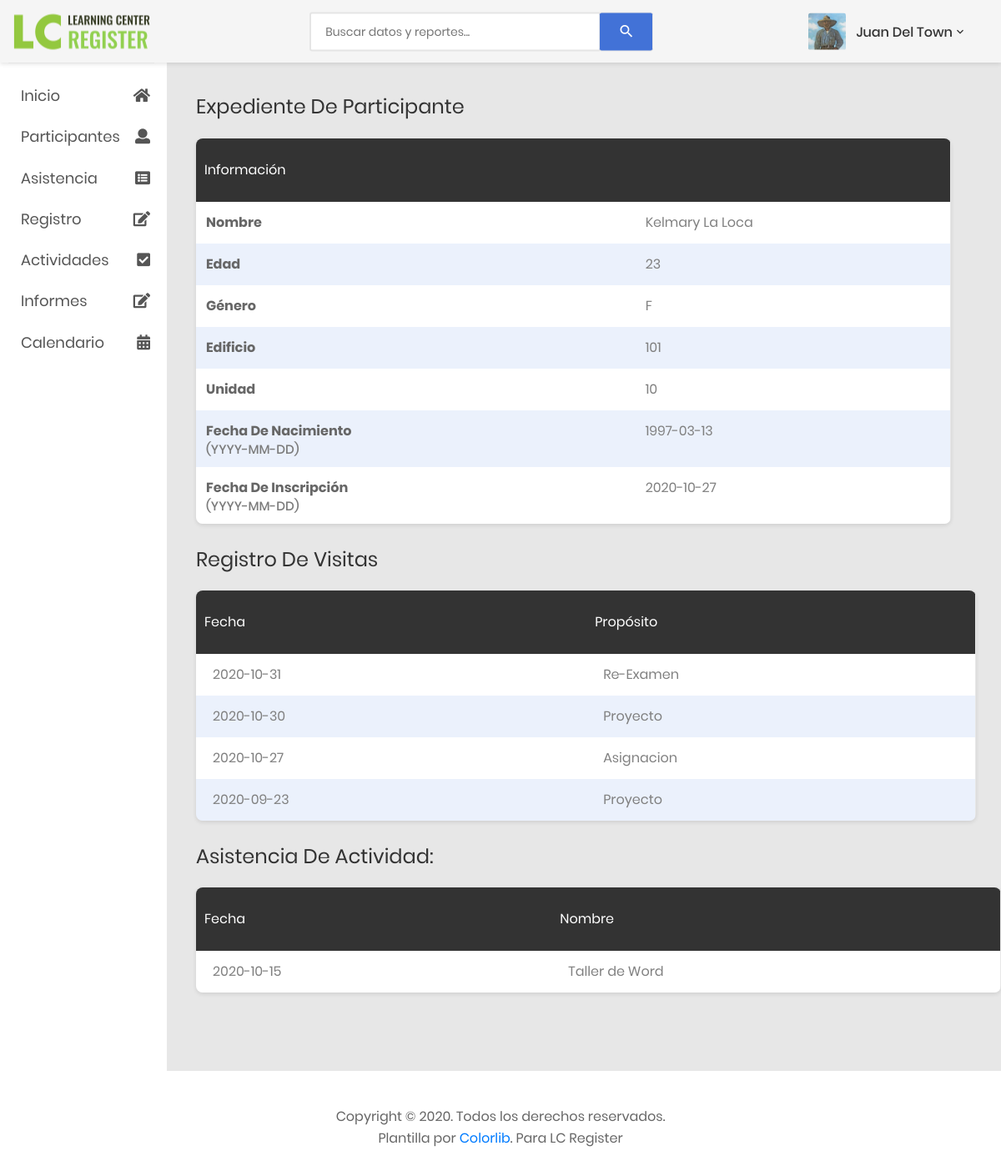
Page /expedienteParticipante.php?id=4 on the committed database.
### tables this page shows
CREATE TABLE `participantes` (
  `participanteID` int(11) NOT NULL,
  `nombre` varchar(20) NOT NULL,
  `apellidos` varchar(30) NOT NULL,
  `genero` varchar(1) NOT NULL,
  `edificio` int(11) NOT NULL,
  `unidad` int(11) NOT NULL,
  `birthday` date NOT NULL,
  `inscripcion` date NOT NULL,
  `activo` int(11) NOT NULL DEFAULT 1
);

CREATE TABLE `hojaasistencia` (
  `id` int(11) NOT NULL,
  `fecha` date NOT NULL,
  `fiscalYear` varchar(9) NOT NULL
);

CREATE TABLE `propositos` (
  `id` int(11) NOT NULL,
  `proposito` varchar(20) NOT NULL
);

CREATE TABLE `actividades` (
  `actividadID` int(11) NOT NULL,
  `nombre` varchar(25) NOT NULL,
  `recurso` varchar(35) NOT NULL,
  `lugar` varchar(35) NOT NULL,
  `fecha` date NOT NULL,
  `hora` varchar(20) NOT NULL,
  `proposito` text NOT NULL,
  `participantes` int(11) NOT NULL,
  `tipo` int(11) NOT NULL,
  `promocion` text NOT NULL,
  `fotos` int(11) NOT NULL,
  `fiscalYear` int(11) NOT NULL
);

### expedienteParticipante.php (the view, shortened to what this page needs)
<?php
    include './includes/connection.php';
    if(empty($_REQUEST['id']))
        {
            header("location: listaParticipante.php");
        }else{
            $participanteID = $_REQUEST['id'];
            $query = mysqli_query($connection, "SELECT * FROM `participantes` WHERE participanteID = '$participanteID'");
            $query2 = mysqli_query($connection, "SELECT h.fecha, p.proposito FROM `asistencia` a INNER JOIN propositos p
                    ON a.proposito = p.id INNER JOIN hojaasistencia h ON a.hojaAsistencia = h.id WHERE a.participanteID = $participanteID ORDER BY h.id DESC");
            $participante = mysqli_fetch_array($query);
            $naci = $participante['birthday'];
            $fecha_nacimiento = new DateTime($naci);
            $hoy = new DateTime();
            $edad = $hoy->diff($fecha_nacimiento);
        }
?>
<!DOCTYPE html>
<html lang="en">
<head>
    <link href="css/font-face.css" rel="stylesheet" media="all">
    <link href="vendor/font-awesome-4.7/css/font-awesome.min.css" rel="stylesheet" media="all">
    <link href="vendor/font-awesome-5/css/fontawesome-all.min.css" rel="stylesheet" media="all">
    <link href="vendor/mdi-font/css/material-design-iconic-font.min.css" rel="stylesheet" media="all">
    <link href="vendor/bootstrap-4.1/bootstrap.min.css" rel="stylesheet" media="all">
    <link href="vendor/animsition/animsition.min.css" rel="stylesheet" media="all">
    <link href="vendor/bootstrap-progressbar/bootstrap-progressbar-3.3.4.min.css" rel="stylesheet" media="all">
    <link href="vendor/wow/animate.css" rel="stylesheet" media="all">
    <link href="vendor/css-hamburgers/hamburgers.min.css" rel="stylesheet" media="all">
    <link href="vendor/slick/slick.css" rel="stylesheet" media="all">
    <link href="vendor/select2/select2.min.css" rel="stylesheet" media="all">
    <link href="vendor/perfect-scrollbar/perfect-scrollbar.css" rel="stylesheet" media="all">
    <link href="css/theme.css" rel="stylesheet" media="all">
</head>
<body class="animsition">
    <div class="page-wrapper">
        <?php
	        include './includes/menuSideBar.php';
        ?>
        <div class="page-container">
            <?php
	            include './includes/header.php';
            ?>
            <div class="main-content">
                <div class="section__content section__content--p30">
                    <h2 class="title-2">Expediente De Participante</h2>
                            <div class="col-lg-10"></div>
                                <div class="table-responsive table--no-card m-b-30">
                                    <table class="table table-borderless table-striped table-earning">
                                        <thead>
                                            <tr>
                                                <th class="text-left">Información</th>
                                                <th class="text-left"></th>
                                            </tr>
                                        </thead>
                                            <tr>
                                                <th class="text-left">Nombre</th>
                                                <td class="text-left"><?php echo $participante['nombre']." ".$participante['apellidos']?></td>
                                            </tr>
                                            <tr>
                                                <th class="text-left">Edad</th>
                                                <td class="text-left"><?php echo $edad->y?></td>
                                            </tr>
                                                <th class="text-left">Género</th>
                                                <td class="text-left"><?php echo $participante['genero']?></td>
                                                <th class="text-left">Edificio</th>
                                                <td class="text-left"><?php echo $participante['edificio']?></td>
                                                <th class="text-left">Unidad</th>
                                                <td class="text-left"><?php echo $participante['unidad']?></td>
                                                <th class="text-left">Fecha De Nacimiento
                                                    <br>
                                                    <h6 class="title-7">(YYYY-MM-DD)</h6>
                                                </th>
                                                <td class="text-left"><?php echo $participante['birthday']?></td>
                                                <th class="text-left">Fecha De Inscripción
                                                    <br>
                                                    <h6 class="title-7">(YYYY-MM-DD)</h6>
                                                </th>
                                                <td class="text-left"><?php echo $participante['inscripcion']?></td>
                                    </table>
                                </div>
                            </div>
                            <div class="col-lg-10"></div>
                            <h2 class="title-2">Registro de Visitas</h2>
                                <div class="table-responsive table--no-card m-b-30">
                                    <table class="table table-borderless table-striped table-earning">
                                        <thead>
                                            <tr>
                                                <th class="text-left">Fecha</th>
                                                <th class="text-left">Propósito</th>
                                            </tr>
                                        </thead>
                                        <tbody>
                                            <?php
                                                $result = mysqli_num_rows($query2);
                                                if($result > 0){
                                                    while($datos = mysqli_fetch_array($query2)){
                                            ?>
                                                    <tr>
                                                        <td><?php echo $datos['fecha']?></td>
                                                        <td><?php echo $datos['proposito']?></td>
                                                    </tr>
                                            <?php
                                                    }
                                                }
                                            ?>
                                        </tbody>
                                    </table>
                                </div>
                            </div>
                            <div class="col-lg-10"></div>
                            <h2 class="title-2">Asistencia de Actividad:</h2>
                                <div class="table-responsive table--no-card m-b-30">
                                    <table class="table table-borderless table-striped table-earning">
                                        <thead>
                                            <tr>
                                                <th class="text-left">Fecha</th>
                                                <th class="text-left">Nombre</th>
                                            </tr>
                                        </thead>
                                        <tbody>
                                            <?php
                                            $queryActividad = mysqli_query($connection, "SELECT b.fecha, b.nombre
                                            FROM asistenciaactividad a
                                            INNER JOIN actividades b ON a.actividadID =  b.actividadID
                                            WHERE a.participanteID = '$participanteID' ORDER BY b.actividadID ASC");
                                                $result1 = mysqli_num_rows($queryActividad);
                                                if($result1 > 0){
                                                    while($datos = mysqli_fetch_array($queryActividad)){
                                            ?>
                                                    <tr>
                                                        <td><?php echo $datos['fecha']?></td>
                                                        <td><?php echo $datos['nombre']?></td>
                                                    </tr>
                                            <?php
                                                    }
                                                }
                                            ?>
                                        </tbody>
                                    </table>
                                </div>
                            </div>
                            </div>
                        <?php
	                        include './includes/footer.php';
                        ?>
</body>
</html>

### rows in the picture
participantes: nombre "Kelmary", apellidos "La Loca", birthday "23", genero "F", edificio "101", unidad "10", birthday "1997-03-13", inscripcion "2020-10-27"
hojaasistencia: fecha "2020-10-31", propositos.proposito "Re-Examen"
hojaasistencia: fecha "2020-10-30", propositos.proposito "Proyecto"
hojaasistencia: fecha "2020-10-27", propositos.proposito "Asignacion"
hojaasistencia: fecha "2020-09-23", propositos.proposito "Proyecto"
actividades: fecha "2020-10-15", nombre "Taller de Word"
